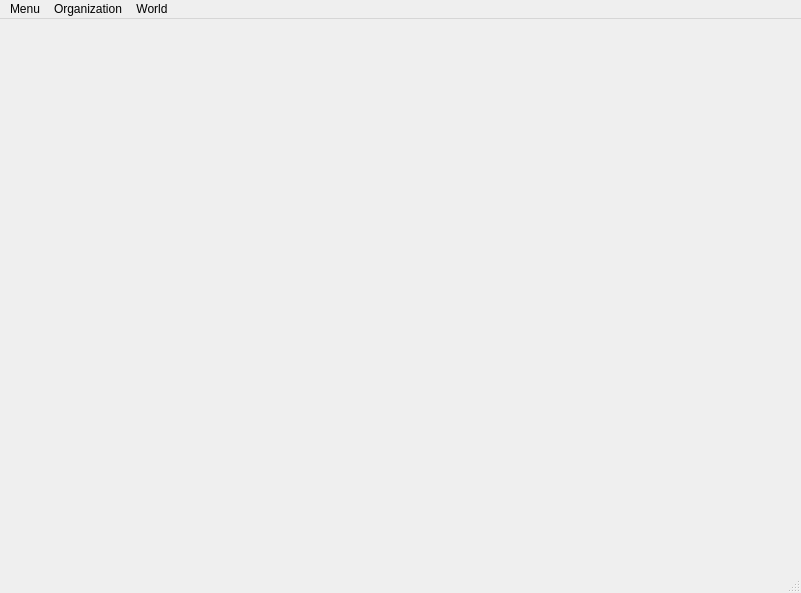
<?xml version="1.0" encoding="UTF-8"?>
<ui version="4.0">
 <class>MainWindow</class>
 <widget class="QMainWindow" name="MainWindow">
  <property name="geometry">
   <rect>
    <x>0</x>
    <y>0</y>
    <width>801</width>
    <height>593</height>
   </rect>
  </property>
  <property name="windowTitle">
   <string>MainWindow</string>
  </property>
  <widget class="QWidget" name="centralwidget">
   <layout class="QGridLayout" name="gridLayout">
    <item row="0" column="0">
     <layout class="QVBoxLayout" name="verticalLayout"/>
    </item>
   </layout>
  </widget>
  <widget class="QMenuBar" name="menubar">
   <property name="geometry">
    <rect>
     <x>0</x>
     <y>0</y>
     <width>801</width>
     <height>25</height>
    </rect>
   </property>
   <widget class="QMenu" name="menuWorld">
    <property name="title">
     <string>World</string>
    </property>
    <addaction name="separator"/>
    <addaction name="separator"/>
    <addaction name="actionMap"/>
    <addaction name="actionBases"/>
   </widget>
   <widget class="QMenu" name="menuOrganization">
    <property name="title">
     <string>Organization</string>
    </property>
    <addaction name="actionStorage"/>
    <addaction name="actionPersonnel"/>
    <addaction name="actionTraining"/>
    <addaction name="actionFacilities"/>
   </widget>
   <widget class="QMenu" name="menuMenu">
    <property name="title">
     <string>Menu</string>
    </property>
    <addaction name="actionNew_game"/>
    <addaction name="actionSave_game"/>
    <addaction name="actionLoad_game"/>
    <addaction name="actionSettings"/>
    <addaction name="actionQuit"/>
   </widget>
   <addaction name="menuMenu"/>
   <addaction name="menuOrganization"/>
   <addaction name="menuWorld"/>
  </widget>
  <widget class="QStatusBar" name="statusbar"/>
  <action name="actionMap">
   <property name="text">
    <string>Map</string>
   </property>
  </action>
  <action name="actionBases">
   <property name="text">
    <string>Bases</string>
   </property>
  </action>
  <action name="actionStorage">
   <property name="text">
    <string>Storage</string>
   </property>
  </action>
  <action name="actionPersonnel">
   <property name="text">
    <string>Personnel</string>
   </property>
  </action>
  <action name="actionTraining">
   <property name="text">
    <string>Training</string>
   </property>
  </action>
  <action name="actionFacilities">
   <property name="text">
    <string>Facilities</string>
   </property>
  </action>
  <action name="actionNew_game">
   <property name="text">
    <string>New game</string>
   </property>
  </action>
  <action name="actionLoad_game">
   <property name="text">
    <string>Load game</string>
   </property>
  </action>
  <action name="actionSettings">
   <property name="text">
    <string>Settings</string>
   </property>
  </action>
  <action name="actionQuit">
   <property name="text">
    <string>Quit</string>
   </property>
  </action>
  <action name="actionSave_game">
   <property name="text">
    <string>Save game</string>
   </property>
  </action>
 </widget>
 <resources/>
 <connections/>
</ui>
